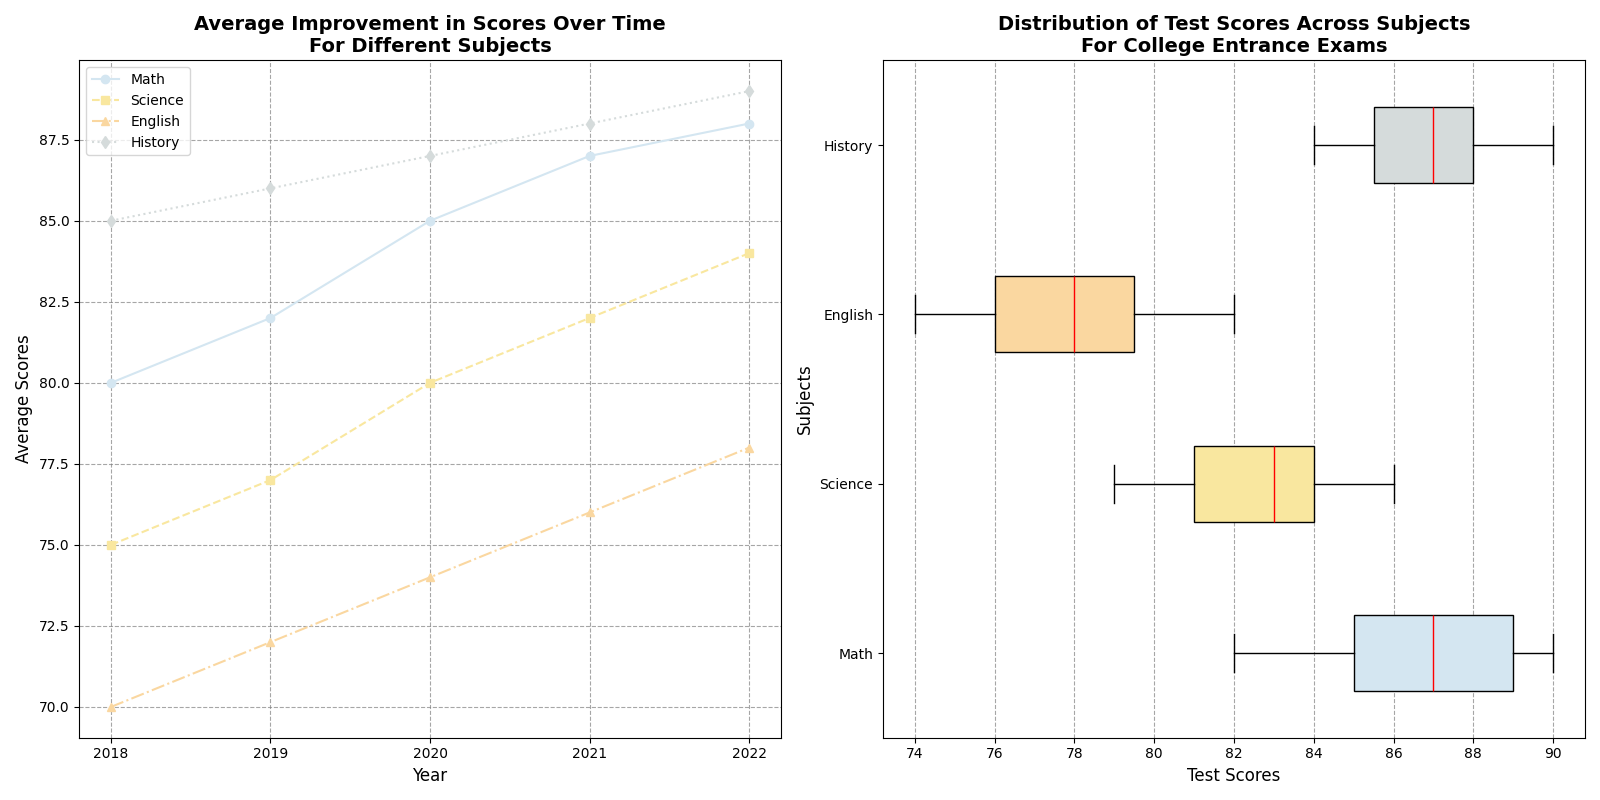

Here is the Python script that generated this plot:
import matplotlib.pyplot as plt
import numpy as np

# Test scores for different subjects
math_scores = [82, 89, 90, 85, 88, 86, 87, 85, 89, 90, 87, 88, 84, 85, 89]
science_scores = [79, 81, 83, 80, 82, 84, 81, 85, 86, 83, 80, 82, 85, 84, 83]
english_scores = [75, 78, 77, 80, 82, 76, 78, 74, 79, 81, 80, 77, 76, 75, 78]
history_scores = [88, 85, 87, 86, 89, 90, 85, 84, 88, 86, 87, 88, 89, 85, 86]

# New data for the line plot (average scores over time)
years = np.array([2018, 2019, 2020, 2021, 2022])
avg_math_scores = np.array([80, 82, 85, 87, 88])
avg_science_scores = np.array([75, 77, 80, 82, 84])
avg_english_scores = np.array([70, 72, 74, 76, 78])
avg_history_scores = np.array([85, 86, 87, 88, 89])

# Create the plots with 1 row and 2 columns (switching the subplot assignment)
fig, (ax2, ax1) = plt.subplots(1, 2, figsize=(16, 8))

# Line Plot (now on the left)
ax2.plot(years, avg_math_scores, label='Math', color='#D4E6F1', marker='o', linestyle='-')
ax2.plot(years, avg_science_scores, label='Science', color='#F9E79F', marker='s', linestyle='--')
ax2.plot(years, avg_english_scores, label='English', color='#FAD7A0', marker='^', linestyle='-.')
ax2.plot(years, avg_history_scores, label='History', color='#D5DBDB', marker='d', linestyle=':')

ax2.set_title('Average Improvement in Scores Over Time\nFor Different Subjects', fontsize=14, fontweight='bold')
ax2.set_xlabel('Year', fontsize=12)
ax2.set_ylabel('Average Scores', fontsize=12)
ax2.legend(loc='upper left', fontsize=10)
ax2.xaxis.set_major_locator(plt.MaxNLocator(integer=True))
ax2.grid(True, linestyle='--', which='major', color='grey', alpha=0.7)

# Box Plot (now on the right)
subjects = ['Math', 'Science', 'English', 'History']
test_scores = [math_scores, science_scores, english_scores, history_scores]
box_colors = ['#D4E6F1', '#F9E79F', '#FAD7A0', '#D5DBDB']

box = ax1.boxplot(test_scores, vert=False, patch_artist=True,
                  boxprops=dict(color='black'),
                  whiskerprops=dict(color='black'),
                  capprops=dict(color='black'),
                  flierprops=dict(marker='o', color='black', alpha=0.5),
                  medianprops=dict(color='red'))

for patch, color in zip(box['boxes'], box_colors):
    patch.set_facecolor(color)

ax1.set_yticklabels(subjects)
ax1.set_title('Distribution of Test Scores Across Subjects\nFor College Entrance Exams', fontsize=14, fontweight='bold')
ax1.set_xlabel('Test Scores', fontsize=12)
ax1.set_ylabel('Subjects', fontsize=12)
ax1.xaxis.grid(True, linestyle='--', which='major', color='grey', alpha=0.7)

# Adjust layout
plt.tight_layout()

# Show the plot
plt.show()
